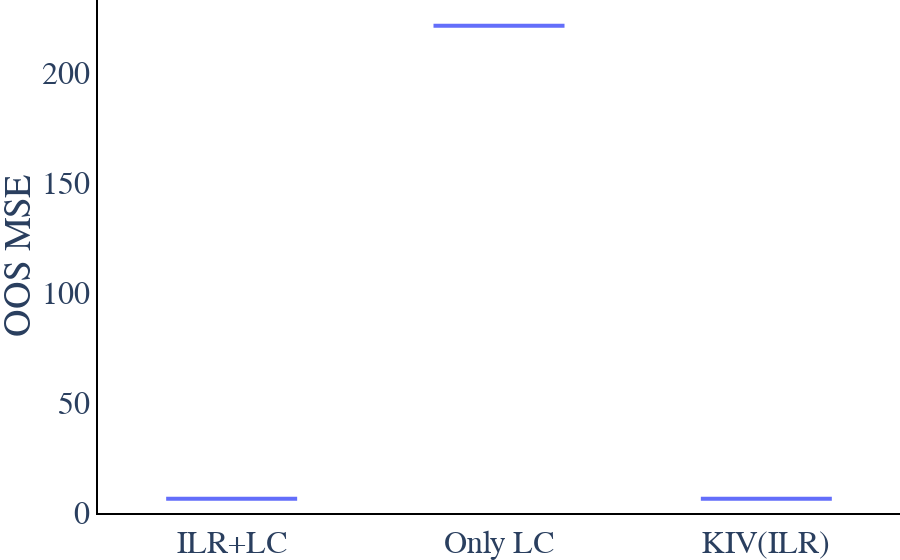
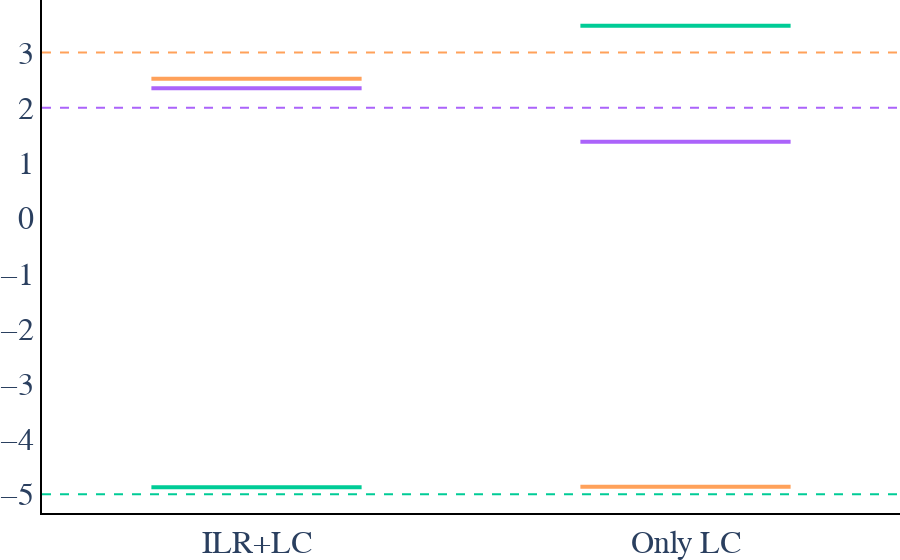
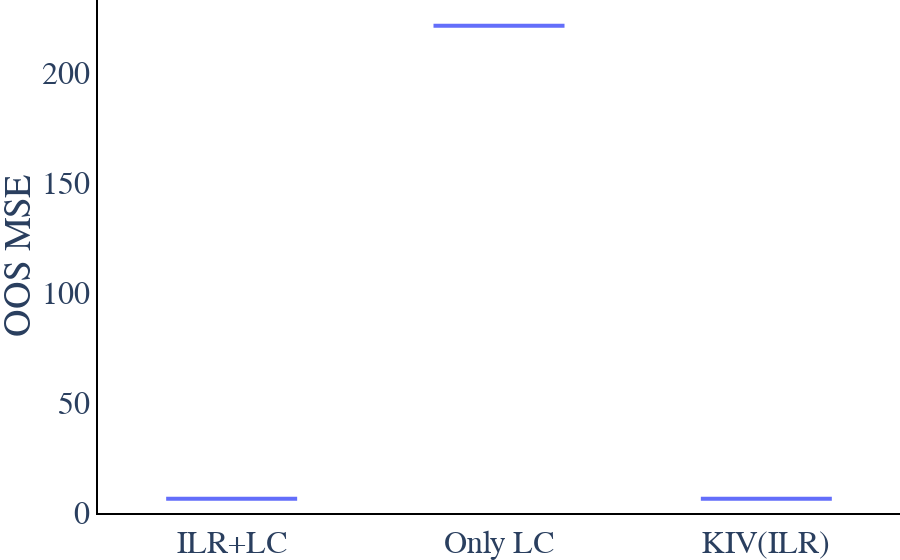

The notebook cell saved with these charts, in order:
### Code cell
fig_mse, fig_beta, fig_beta_0 = plot_results(df_beta, df_mse, betaT, filter_list, sort_to_filter=True)

#fig_mse.update_yaxes(range=(0, 50))
fig_mse.show()
fig_mse.write_image(os.path.join(fig_path, identifier+ "_MSE.pdf"))

#fig_beta.update_yaxes(range=(-25, 25))
fig_beta.show()
fig_beta.write_image(os.path.join(fig_path, identifier+"_Beta.pdf"))
fig_beta_0.write_image(os.path.join(fig_path, identifier+"_Beta0.pdf"))

with open(os.path.join(fig_path, identifier+"_res.pickle"), "wb") as f:
    pickle.dump(res, f, protocol=pickle.HIGHEST_PROTOCOL)
    f.close()

### Figure 1 — Plotly figure (JSON) as saved in the notebook; plotly's stock layout.template omitted (floating-point values rounded to 4 significant figures)
{"data": [{"line": {"width": 4}, "marker": {"color": "#636EFA", "line": {"color": "#636EFA", "width": 2}, "size": 5}, "type": "box", "x": ["ILR+LC", "Only LC", "KIV(ILR)"], "y": [6.477, 221.4, 6.45]}], "layout": {"autosize": true, "font": {"family": "serif", "size": 32}, "margin": {"b": 0, "l": 0, "r": 0, "t": 0}, "plot_bgcolor": "rgba(0, 0, 0, 0)", "xaxis": {"autorange": true, "linecolor": "black", "linewidth": 2, "range": [-0.5, 2.5], "showline": true, "type": "category"}, "yaxis": {"autorange": true, "linecolor": "black", "linewidth": 2, "range": [0, 233.1], "rangemode": "tozero", "showline": true, "title": {"text": "OOS MSE"}, "type": "linear"}}}

### Figure 2 — Plotly figure (JSON) as saved in the notebook; plotly's stock layout.template omitted (floating-point values rounded to 4 significant figures)
{"data": [{"legendgroup": "-5.0", "line": {"width": 4}, "marker": {"color": "#00CC96", "line": {"color": "#00CC96", "width": 2}, "size": 5}, "name": "0. Beta (Estimates)", "type": "box", "x": ["ILR+LC", "Only LC", "KIV(ILR)"], "y": [-4.876, 3.485, null]}, {"legendgroup": "3.0000002", "line": {"width": 4}, "marker": {"color": "#FFA15A", "line": {"color": "#FFA15A", "width": 2}, "size": 5}, "name": "1. Beta (Estimates)", "type": "box", "x": ["ILR+LC", "Only LC", "KIV(ILR)"], "y": [2.524, -4.866, null]}, {"legendgroup": "2.0", "line": {"width": 4}, "marker": {"color": "#AB63FA", "line": {"color": "#AB63FA", "width": 2}, "size": 5}, "name": "2. Beta (Estimates)", "type": "box", "x": ["ILR+LC", "Only LC", "KIV(ILR)"], "y": [2.352, 1.382, null]}], "layout": {"autosize": true, "font": {"family": "serif", "size": 32}, "margin": {"b": 0, "l": 0, "r": 0, "t": 0}, "plot_bgcolor": "rgba(0, 0, 0, 0)", "shapes": [{"line": {"color": "#00CC96", "dash": "dash"}, "name": "Ground Truth", "type": "line", "x0": 0, "x1": 1, "xref": "x domain", "y0": -5, "y1": -5, "yref": "y"}, {"line": {"color": "#FFA15A", "dash": "dash"}, "name": "Ground Truth", "type": "line", "x0": 0, "x1": 1, "xref": "x domain", "y0": 3.0, "y1": 3.0, "yref": "y"}, {"line": {"color": "#AB63FA", "dash": "dash"}, "name": "Ground Truth", "type": "line", "x0": 0, "x1": 1, "xref": "x domain", "y0": 2, "y1": 2, "yref": "y"}], "showlegend": false, "xaxis": {"autorange": true, "linecolor": "black", "linewidth": 2, "range": [-0.5, 1.5], "showline": true, "type": "category"}, "yaxis": {"autorange": true, "linecolor": "black", "linewidth": 2, "range": [-5.34, 3.949], "showline": true, "type": "linear"}}}

### Figure 3 — Plotly figure (JSON) as saved in the notebook; plotly's stock layout.template omitted (floating-point values rounded to 4 significant figures)
{"data": [{"line": {"width": 4}, "marker": {"color": "#636EFA", "line": {"color": "#636EFA", "width": 2}, "size": 5}, "type": "box", "x": ["ILR+LC", "Only LC", "KIV(ILR)"], "y": [6.477, 221.4, 6.45]}], "layout": {"autosize": true, "font": {"family": "serif", "size": 32}, "margin": {"b": 0, "l": 0, "r": 0, "t": 0}, "plot_bgcolor": "rgba(0, 0, 0, 0)", "xaxis": {"autorange": true, "linecolor": "black", "linewidth": 2, "range": [-0.5, 2.5], "showline": true, "type": "category"}, "yaxis": {"autorange": true, "linecolor": "black", "linewidth": 2, "range": [0, 233.1], "rangemode": "tozero", "showline": true, "title": {"text": "OOS MSE"}, "type": "linear"}}}
